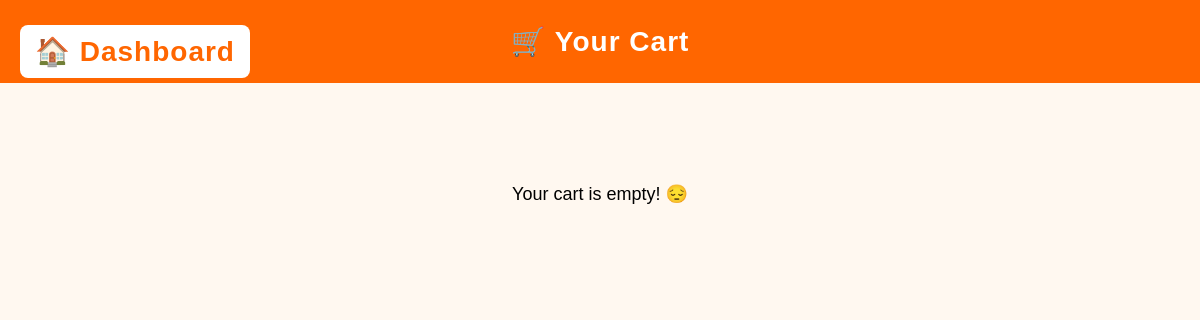
/accounts/cart/ (signed in), run on an earlier commit of the app's database.
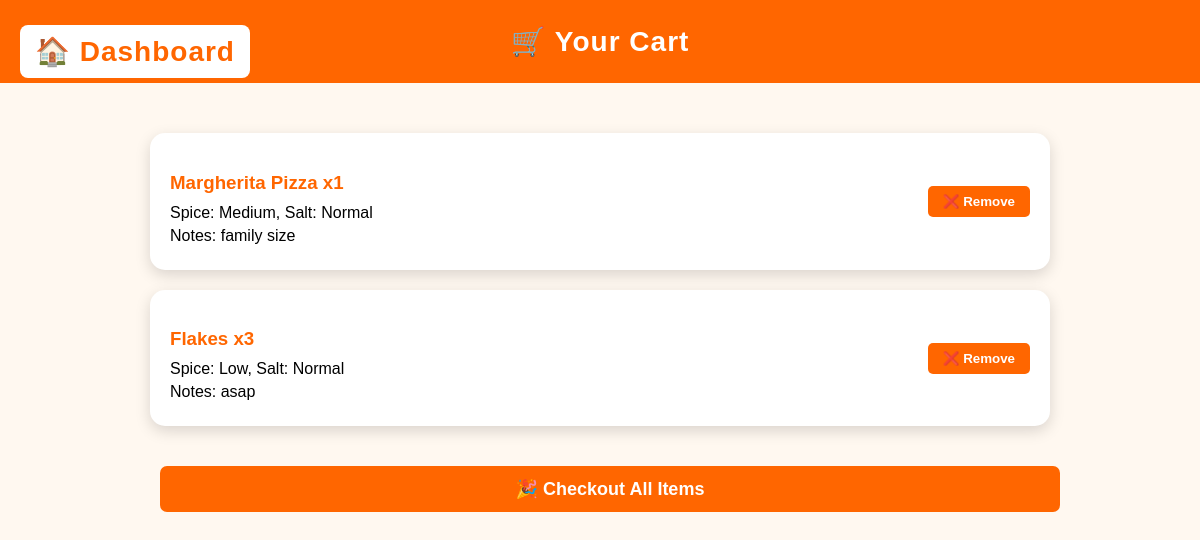
And on a later commit of the database.
### accounts/models.py (models this page shows, shortened)
class CartItem(models.Model):
    SPICE_CHOICES = [
        ('Low', 'Low'),
        ('Medium', 'Medium'),
        ('Hot', 'Hot')
    ]
    SALT_CHOICES = [
        ('Low', 'Low'),
        ('Normal', 'Normal'),
        ('Extra', 'Extra')
    ]
    user = models.ForeignKey(User, on_delete=models.CASCADE)
    food_item = models.CharField(max_length=100)
    quantity = models.PositiveIntegerField(default=1)
    spice_level = models.CharField(max_length=10, choices=SPICE_CHOICES)
    salt_level = models.CharField(max_length=10, choices=SALT_CHOICES)
    notes = models.TextField(blank=True, null=True)
    ordered = models.BooleanField(default=False)
    added_at = models.DateTimeField(auto_now_add=True)

### accounts/views.py (the view)
# urls.py: path('cart/', views.cart, name='cart'),
@login_required
def cart(request):
    items = CartItem.objects.filter(user=request.user, ordered=False)
    return render(request, 'cart.html', {'cart_items': items})

### templates/cart.html (shortened to what this page needs)
<!DOCTYPE html>
<html lang="en">
<head>
</head>
<body>
<header>
    🛒 Your Cart
    <a href="{% url 'dashboard' %}" class="dashboard-btn">🏠 Dashboard</a>
</header>
<div class="container">
    {% if cart_items %}
        {% for item in cart_items %}
            <div class="cart-item">
                <div class="cart-item-details">
                    <h3>{{ item.food_item }} x{{ item.quantity }}</h3>
                    <p>Spice: {{ item.spice_level }}, Salt: {{ item.salt_level }}</p>
                    {% if item.notes %}<p>Notes: {{ item.notes }}</p>{% endif %}
                </div>
                <div>
                    <form method="post" action="{% url 'remove_from_cart' item.id %}">
                        <button type="submit">❌ Remove</button>
                    </form>
                </div>
            </div>
        {% endfor %}
        <form method="post" action="{% url 'checkout' %}">
            <button type="submit" class="checkout-btn">🎉 Checkout All Items</button>
        </form>
    {% else %}
        <p style="text-align:center; font-size:18px; margin-top:50px;">Your cart is empty! 😔</p>
    {% endif %}
</div>
</body>
</html>

What changed in the data, as far as the page shows it:
added CartItem: food_item "Margherita Pizza", quantity "1", spice_level "Medium", salt_level "Normal", notes "family size"
added CartItem: food_item "Flakes", quantity "3", spice_level "Low", salt_level "Normal", notes "asap"
Also different on the page:
text no longer shown: "Your cart is empty! 😔"
text now shown: "🎉 Checkout All Items"
